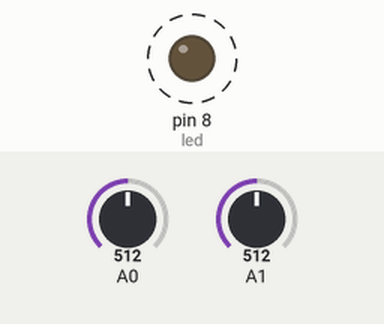
Simulated run of this sketch. Board: Arduino Uno, built with avr-gcc and run on an emulated ATmega328P. On the bench: output pins drawn as LEDs (lit = HIGH). Dashed ring = blinking. Inputs (shaded band) come from the test bench; at power-on: A0 = 512, A1 = 512. What the sketch prints to the serial monitor is not drawn.

Above: at 0.2 s.
Timing chart, 0 to 3.5 s (numbered marks = the images above):
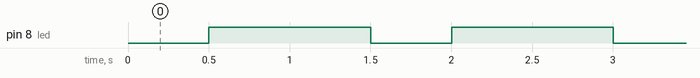

The sketch:

sketch_apr21d_vibration_two.ino
```cpp
/* Vibration Sensor (Shake Switch)
   Dev: Michalis Vasilakis - Date: 9/9/2015 - www.ardumotive.com       */


// I have modified the code here to use with a LED, since a buzzer
// is too irritating when testing
const int led = 8;
int sensor1;//Variable to store analog value (0-1023)
int sensor2;

void setup()
{
  Serial.begin(9600);      //Only for debugging
  pinMode(led, OUTPUT);
}

int readValue(int pin){
  analogRead(pin);
  int value = analogRead(pin);
  return value;
}

void loop()
{
  sensor1 = readValue(0);
  delay(500);
  sensor2 = readValue(1);
  //While sensor is not moving, analog pin receive 1023~1024 value

  // I have found when using a 100 ohm resistor, using a threshold of 400
  // prevents the sensor from being too sensitive to smaller vibrations
 //using the serial plotter I have found that the pin recieves higher than
 //500 if a vibration occurs, therefore I should be looking for an outliers
 // from a range 300<x<500
  if ((sensor1<300)||(sensor1>500)||(sensor2<300)||(sensor2>500)){
    digitalWrite(led,HIGH);
    delay(1000);
    digitalWrite(led,LOW);
    Serial.print("Sensor A: ");
    Serial.print(sensor1);
    Serial.print("Sensor B: ");
    Serial.println(sensor2);
  }

  else{
    digitalWrite(led,LOW);
    Serial.print("Sensor A: ");
    Serial.print(sensor1);
    Serial.print("Sensor B: ");
    Serial.println(sensor2);
  }


}
```

Measured:
- by itself, pin 8 (led): alternates HIGH for 1.0 s and LOW for 0.50 s
